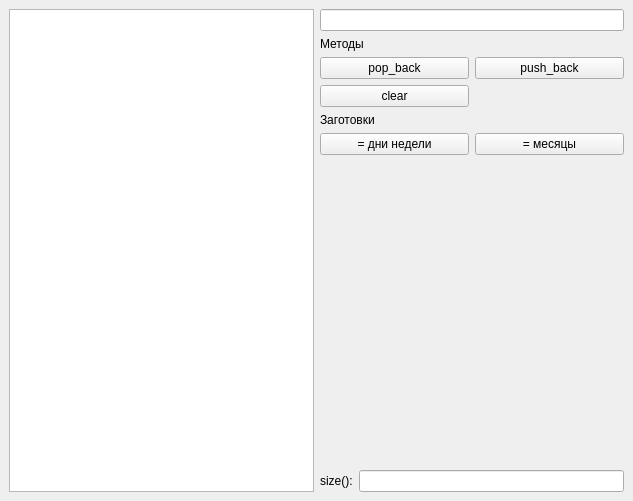
<?xml version="1.0" encoding="UTF-8"?>
<ui version="4.0">
 <class>MainWindow</class>
 <widget class="QMainWindow" name="MainWindow">
  <property name="geometry">
   <rect>
    <x>0</x>
    <y>0</y>
    <width>633</width>
    <height>501</height>
   </rect>
  </property>
  <property name="windowTitle">
   <string>std::vector demo</string>
  </property>
  <widget class="QWidget" name="centralwidget">
   <layout class="QGridLayout" name="gridLayout_3">
    <item row="0" column="1">
     <widget class="QLineEdit" name="txt_elem_content"/>
    </item>
    <item row="2" column="1">
     <layout class="QGridLayout" name="gridLayout_2">
      <item row="1" column="0">
       <widget class="QPushButton" name="pb_week_days">
        <property name="text">
         <string>= дни недели</string>
        </property>
       </widget>
      </item>
      <item row="1" column="1">
       <widget class="QPushButton" name="pb_month">
        <property name="text">
         <string>= месяцы</string>
        </property>
       </widget>
      </item>
      <item row="0" column="0">
       <widget class="QLabel" name="label_2">
        <property name="text">
         <string>Заготовки</string>
        </property>
       </widget>
      </item>
     </layout>
    </item>
    <item row="3" column="1">
     <spacer name="verticalSpacer">
      <property name="orientation">
       <enum>Qt::Vertical</enum>
      </property>
      <property name="sizeHint" stdset="0">
       <size>
        <width>20</width>
        <height>40</height>
       </size>
      </property>
     </spacer>
    </item>
    <item row="1" column="1">
     <layout class="QGridLayout" name="gridLayout">
      <item row="1" column="0">
       <widget class="QPushButton" name="pb_pop_back">
        <property name="text">
         <string>pop_back</string>
        </property>
       </widget>
      </item>
      <item row="1" column="1">
       <widget class="QPushButton" name="pb_push_back">
        <property name="text">
         <string>push_back</string>
        </property>
       </widget>
      </item>
      <item row="2" column="0">
       <widget class="QPushButton" name="pb_clear">
        <property name="text">
         <string>clear</string>
        </property>
       </widget>
      </item>
      <item row="0" column="0">
       <widget class="QLabel" name="label">
        <property name="text">
         <string>Методы</string>
        </property>
       </widget>
      </item>
     </layout>
    </item>
    <item row="4" column="1">
     <layout class="QHBoxLayout" name="horizontalLayout">
      <item>
       <widget class="QLabel" name="txt">
        <property name="text">
         <string>size():</string>
        </property>
       </widget>
      </item>
      <item>
       <widget class="QLineEdit" name="txt_size">
        <property name="text">
         <string/>
        </property>
       </widget>
      </item>
     </layout>
    </item>
    <item row="0" column="0" rowspan="5">
     <widget class="QListWidget" name="list_widget"/>
    </item>
   </layout>
  </widget>
 </widget>
 <resources/>
 <connections/>
</ui>
